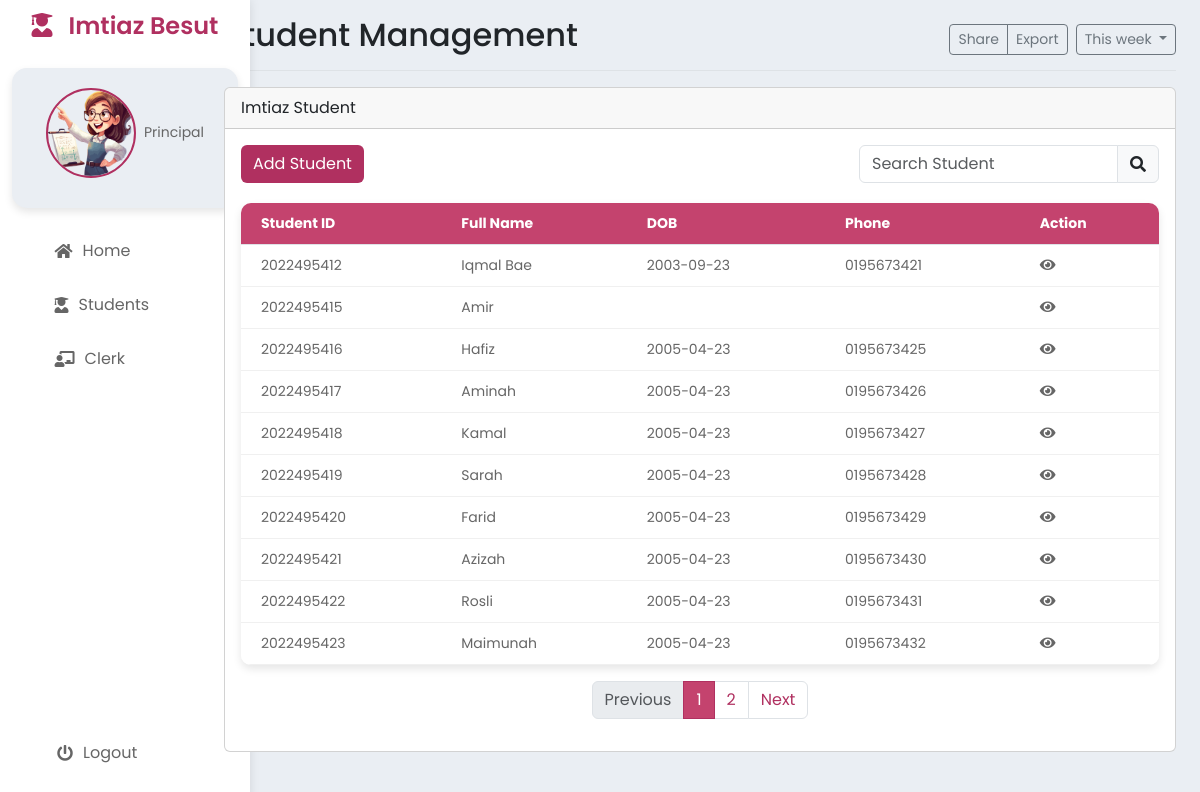
/PrincipalStudent.php, run on the app's committed database.
### tables this page shows
CREATE TABLE `student` (
  `studID` int NOT NULL,
  `studName` varchar(50) NOT NULL,
  `studIC` varchar(12) NOT NULL,
  `studDOB` date DEFAULT NULL,
  `studPhone` varchar(15) DEFAULT NULL,
  `studAddress` varchar(100) DEFAULT NULL,
  `studRace` varchar(20) DEFAULT NULL,
  `studEmail` varchar(30) DEFAULT NULL,
  `studPassword` varchar(30) DEFAULT NULL
);

### PrincipalStudent.php (the view, shortened to what this page needs)
<?php
include 'PrincipalHeader.php';
?>
<div class="row">
    <div class="col-md-12">
        <div class="card mb-3">
            <div class="card-header">Imtiaz Student</div>
            <div class="card-body">
                <div class="d-flex justify-content-between mb-3">
                    <button type="button" class="btn btn-primary" data-bs-toggle="modal" data-bs-target="#addStudentModal">
                        Add Student
                    </button>
                    <div class="input-group" style="width: 300px;">
                        <input type="text" id="searchInput" class="form-control" placeholder="Search Student" onkeyup="searchStudents()">
                        <span class="input-group-text"><i class="fas fa-search"></i></span>
                    </div>
                </div>
                <table class="table" id="studentTable">
                    <thead>
                        <tr>
                            <th>Student ID</th>
                            <th>Full Name</th>
                            <th>DOB</th>
                            <th>Phone</th>
                            <th>Action</th>
                        </tr>
                    </thead>
                    <tbody>
                        <?php
                        include 'process/db.php';
                        $sql = "SELECT * FROM student";
                        $result = $conn->query($sql);
                        if ($result->num_rows > 0) {
                            while ($row = $result->fetch_assoc()) {
                                echo "<tr><td>" . $row["studID"] . "</td><td>" . $row["studName"] . "</td><td>" . $row["studDOB"] . "</td><td>" . $row["studPhone"] . "</td><td>
                                    <a href='#' class='view' data-id='" . $row["studID"] . "'><i class='fas fa-eye'></i></a>
                                    </td></tr>";
                            }
                        } else {
                            echo "<tr><td colspan='5'>No results</td></tr>";
                        }
                        ?>
                    </tbody>
                </table>
                <nav aria-label="Page navigation example">
                    <ul class="pagination justify-content-center" id="pagination"></ul>
                </nav>
            </div>
        </div>
    </div>
</div>
</main>
</body>
</html>

### styles.css (style rules this page uses)
:root { --background-color: #EAEEF3; --pop-color: #fff; --active-font-color: #B03060; --softer-color: #c4436e; }
* { margin: 0; padding: 0; box-sizing: border-box; font-family: 'Poppins', sans-serif; }
body { display: flex; min-height: 100vh; background: var(--background-color); }
.table { width: 100%; border-collapse: collapse; margin-top: 20px; box-shadow: 0 4px 8px rgba(0, 0, 0, 0.1); border-radius: 10px; overflow: hidden; }
.table thead th { background-color: var(--softer-color) ; color: #fff; font-size: 14px; text-align: left; padding: 10px 20px; }
.table tbody tr { border-bottom: 1px solid #f0f0f0; transition: background 0.3s; }
.table tbody td { font-size: 14px; color: #666; padding: 10px 20px; }
.btn-primary { background-color:var(--active-font-color); border: none; }
.table i { color: #666; }
.btn-primary { background-color: var(--active-font-color); border: none; }
a { color: var(--active-font-color); text-decoration: none; transition: color 0.3s; }

### data on the page
student: studID "2022495412", studName "Iqmal Bae", studDOB "2003-09-23", studPhone "0195673421"
student: studID "2022495415", studName "Amir"
student: studID "2022495416", studName "Hafiz", studDOB "2005-04-23", studPhone "0195673425"
student: studID "2022495417", studName "Aminah", studDOB "2005-04-23", studPhone "0195673426"
student: studID "2022495418", studName "Kamal", studDOB "2005-04-23", studPhone "0195673427"
student: studID "2022495419", studName "Sarah", studDOB "2005-04-23", studPhone "0195673428"
student: studID "2022495420", studName "Farid", studDOB "2005-04-23", studPhone "0195673429"
student: studID "2022495421", studName "Azizah", studDOB "2005-04-23", studPhone "0195673430"
student: studID "2022495422", studName "Rosli", studDOB "2005-04-23", studPhone "0195673431"
student: studID "2022495423", studName "Maimunah", studDOB "2005-04-23", studPhone "0195673432"

### other printed values
$title "Student Management"
